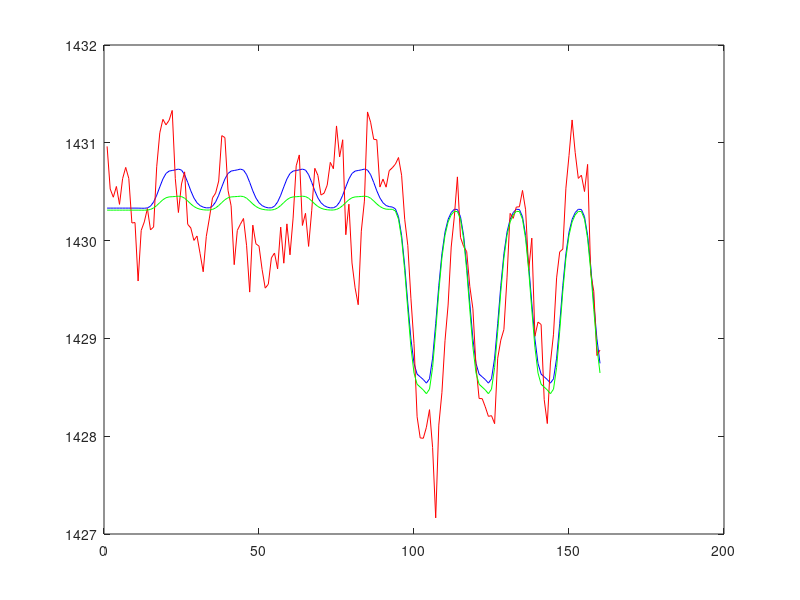

Recreate this plot in MATLAB.
clear all
close all
clc

load design_matrix

beta = randn(3,1);
beta(3) = abs(beta(3))*1000;

X = zeros(160,2);
X(:,1) = design_matrix(:,1);
X(:,2) = design_matrix(:,3);
X(:,3) = ones(160,1);

Y = beta(1) * X(:,1) + beta(2) * X(:,2) + beta(3) * X(:,3);

plot(Y,'b')
hold on

ar = 0.75;
noise = 0.3*randn(160,1);
for t = 2:160
    noise(t) = 0.3*randn + ar * noise(t-1);
end

Y = Y + noise;
plot(Y,'r')
hold on

beta
r = 0;
%Y = Y - mean(Y);
Ywhitened = Y;
Xwhitened = X;
N = 1;
%Y = Y - mean(Y);
for i = 1:3
    
   %betahat = pinv(X(N:end,:)) * Ywhitened(N:end,:)
   betahat = pinv(Xwhitened(N:end,:)) * Ywhitened(N:end)   
   eps = Y(N:end) - X(N:end,:)*betahat;
   %eps = Ywhitened(N:end) - Xwhitened(N:end,:)*betahat;
   
   t = betahat(1)/sqrt(var(eps)*[1 0 0]*inv(X'*X)*[1 0 0]')
   %t = betahat(1)/sqrt(var(eps)*[1 0 ]*inv(X'*X)*[1 0 ]')
   
   c0 = eps(1)*eps(1);
   c1 = 0;
   for t = 2:160-(N-1)
       c0 = c0 + eps(t)*eps(t);
       c1 = c1 + eps(t)*eps(t-1);       
   end
   c0 = c0 / 160;
   c1 = c1 / 159;
   
   r = c1/c0
       
   %Ywhitened(1) = Y(1);
   %Xwhitened(1,1) = X(1,1);
   %Xwhitened(1,2) = X(1,2);
   
   %Ywhitened(1,1) = Y(1);
   %Xwhitened(1,1) = X(1,1);
   %Xwhitened(1,2) = X(1,2);
   
   Ywhitened(1) = sqrt(1-r*r)*Y(1);
   Xwhitened(1,1) = sqrt(1-r*r)*X(1,1);
   Xwhitened(1,2) = sqrt(1-r*r)*X(1,2);
   %Xwhitened(1,3) = 1-r;
   Xwhitened(1,3) = sqrt(1-r*r)*X(1,3);
   
   for t = 2:160
        Ywhitened(t) = Y(t) - r * Y(t-1);
        Xwhitened(t,1) = X(t,1) - r * X(t-1,1);
        Xwhitened(t,2) = X(t,2) - r * X(t-1,2);
        Xwhitened(t,3) = X(t,3) - r * X(t-1,3);
   end
   
   %Xwhitened(:,1) = Xwhitened(:,1) - mean(Xwhitened(:,1));
   %Xwhitened(:,2) = Xwhitened(:,2) - mean(Xwhitened(:,2));
   
   %Y = Ywhitened;
   %X = Xwhitened;
   
   N = 2;
end

%plot(X*betahat1,'c')
%hold on
plot(X*betahat,'g')
%hold on
%plot(Ywhitened,'c')
hold off

%close all

% tic
% for i = 1:10000
%    %X = randn(160,3);
%    a = pinv(X); 
% end
% toc



